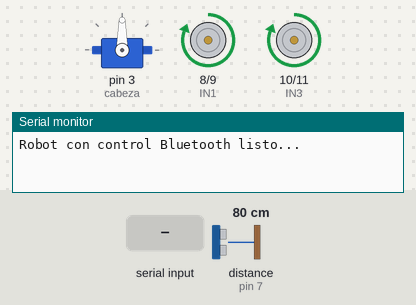
A sketch run on a simulated Arduino Uno, built with avr-gcc and run on an emulated ATmega328P. Shown: servo, motor-driver pin pairs drawn as motors (green arrow = first pin HIGH = forward, orange = second pin HIGH = backward, longer = more drive), the last lines printed to the serial monitor. Wiring (inferred from the names in the program): ultrasonic range finder: trigger pin 4; echo pin 7. The inputs (shaded band) are chosen by the test bench; at power-on: distance to the obstacle (sensor on pin 7) 80 cm. The echo pulse lasts 58.3 µs per cm.

Above: at 1.2 s.
1.3 s: distance to the obstacle (sensor on pin 7) set to 29 cm
2.8 s: distance to the obstacle (sensor on pin 7) set to 22 cm
At 4.0 s:
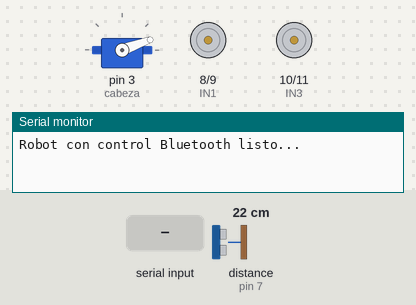
At 4.6 s:
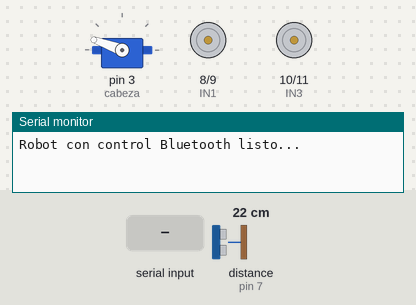
6.0 s: "R" received over Serial
At 6.0 s:
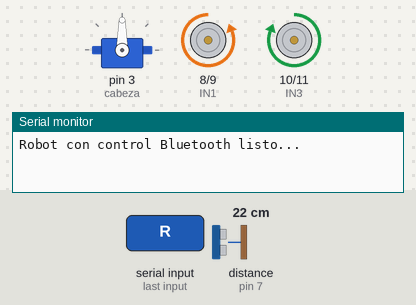
9.2 s: "D" received over Serial
12.4 s: distance to the obstacle (sensor on pin 7) set to 2 cm
15.6 s: distance to the obstacle (sensor on pin 7) set to 35 cm
At 18.1 s:
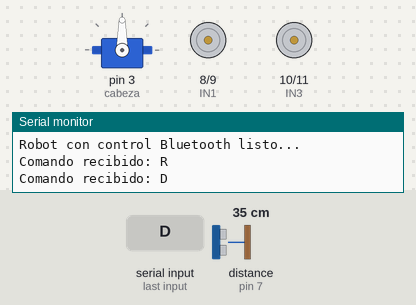
Timing chart, 0 to 19.8 s (numbered marks = the images above; inputs shaded):
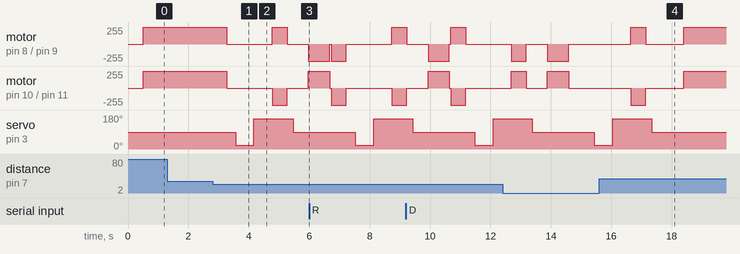

Measured:
- the behaviour switches between 26 and 25 cm on distance to the obstacle (sensor on pin 7) (found by bisection; images 0 and 1)
- after the input at 1.3 s, every drawn part: stays the same
- after the input at 2.8 s, motor on pin 8 (IN1) / pin 9 (IN2): forward 255/255 → stopped after 0.47 s, → forward 255/255 1.5 s later, → stopped 0.50 s later, → backward 255/255 0.70 s later; motor on pin 10 (IN3) / pin 11 (IN4): forward 255/255 → stopped after 0.47 s, → backward 255/255 1.5 s later, → stopped 0.50 s later, → forward 255/255 0.70 s later
- after the input at 15.6 s, servo on pin 3 (cabeza): goes on until 17.3 s, then stays 90°

The sketch:

new_sketch_1787223575315.ino
```cpp
#include "arduino_secrets.h"

#include <Servo.h>

Servo cabeza;

// Pines del sensor
int trigPin = 4;
int echoPin = 7;

// Pines del L298N
int IN1 = 8;
int IN2 = 9;
int IN3 = 10;
int IN4 = 11;

// Variable para comandos Bluetooth
char comando;

// FunciÃ³n para medir distancia
long medirDistancia() {
  digitalWrite(trigPin, LOW);
  delayMicroseconds(2);
  digitalWrite(trigPin, HIGH);
  delayMicroseconds(10);
  digitalWrite(trigPin, LOW);

  long duracion = pulseIn(echoPin, HIGH, 30000);
  long distancia = duracion * 0.034 / 2;

  if (distancia > 400) distancia = 400;

  return distancia;
}

// Movimiento del robot
void avanzar() {
  digitalWrite(IN1, HIGH);
  digitalWrite(IN2, LOW);
  digitalWrite(IN3, HIGH);
  digitalWrite(IN4, LOW);
}

void retroceder() {
  digitalWrite(IN1, LOW);
  digitalWrite(IN2, HIGH);
  digitalWrite(IN3, LOW);
  digitalWrite(IN4, HIGH);
}

void detener() {
  digitalWrite(IN1, LOW);
  digitalWrite(IN2, LOW);
  digitalWrite(IN3, LOW);
  digitalWrite(IN4, LOW);
}

void girarIzquierda() {
  digitalWrite(IN1, LOW);
  digitalWrite(IN2, HIGH);
  digitalWrite(IN3, HIGH);
  digitalWrite(IN4, LOW);
}

void girarDerecha() {
  digitalWrite(IN1, HIGH);
  digitalWrite(IN2, LOW);
  digitalWrite(IN3, LOW);
  digitalWrite(IN4, HIGH);
}

// FunciÃ³n para recibir comandos Bluetooth
void recibirComando() {
  if (Serial.available()) {
    comando = Serial.read();
    Serial.print("Comando recibido: ");
    Serial.println(comando);

    if (comando == 'A') avanzar();
    if (comando == 'R') retroceder();
    if (comando == 'I') girarIzquierda();
    if (comando == 'D') girarDerecha();
    if (comando == 'S') detener();
  }
}

void setup() {
  Serial.begin(9600);

  cabeza.attach(3);
  cabeza.write(90);

  pinMode(trigPin, OUTPUT);
  pinMode(echoPin, INPUT);

  pinMode(IN1, OUTPUT);
  pinMode(IN2, OUTPUT);
  pinMode(IN3, OUTPUT);
  pinMode(IN4, OUTPUT);

  Serial.println("Robot con control Bluetooth listo...");
}

void loop() {

  // MODO MANUAL: si hay comandos Bluetooth, obedecer
  recibirComando();

  // Si no hay comandos, seguir en modo autÃ³nomo
  if (!Serial.available()) {

    cabeza.write(90);
    delay(500);
    long centro = medirDistancia();

    if (centro < 25) {
      detener();
      delay(300);

      cabeza.write(20);
      delay(600);
      long izquierda = medirDistancia();

      cabeza.write(160);
      delay(600);
      long derecha = medirDistancia();

      if (izquierda > derecha) {
        girarIzquierda();
        delay(500);
      } else {
        girarDerecha();
        delay(500);
      }

      detener();
      delay(200);

      cabeza.write(90);
      delay(500);
      long nuevoCentro = medirDistancia();

      if (nuevoCentro < 25) {
        girarIzquierda();
        delay(700);
        detener();
      }

    } else {
      avanzar();
    }
  }

  delay(50);
}
```

arduino_secrets.h
```cpp

```
